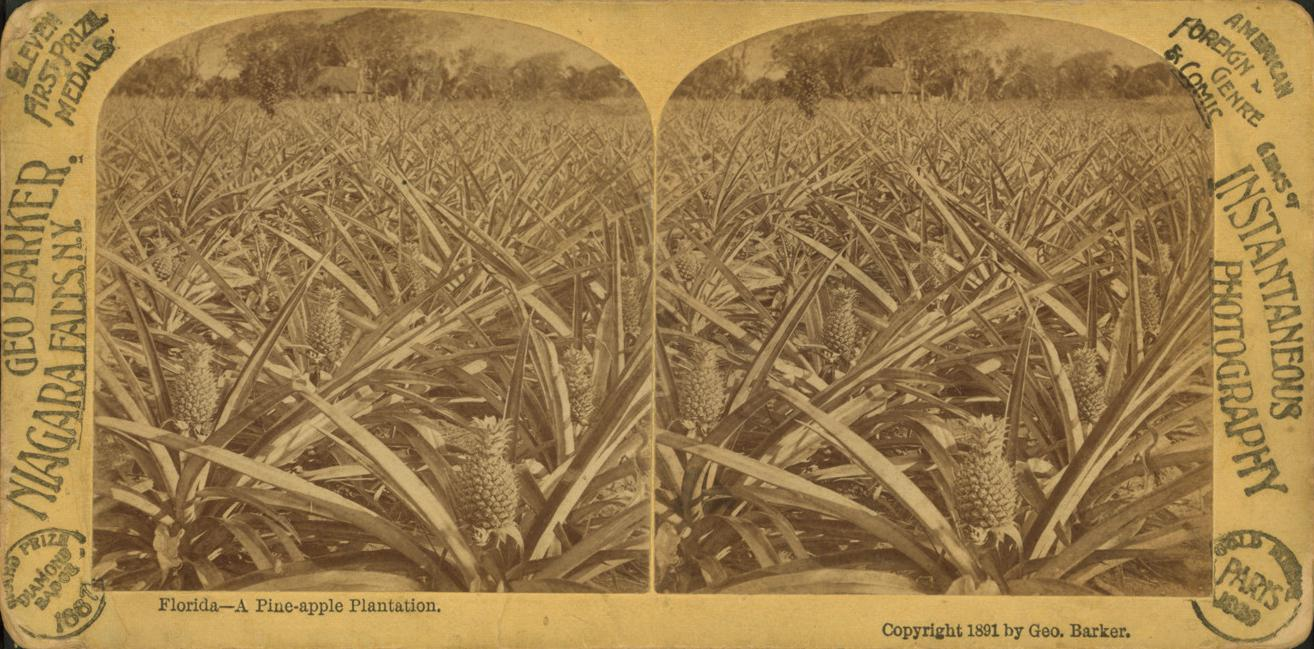
#> input picture fl_cards/G90F121_011F.jpg, 1314 x 649 px, given in place of G90F121_003F.jpg, which was not available
$ jupyter execute --allow-errors isolate_pair.ipynb   (shell and % lines are left out)   (text cells are left out)
#> lines starting #> are read from the running program, lines starting #| are printed output that depends on the picture; pictures that were not available may be replaced by others from this repository, and a replacement may not be noted
[cell 1]
from __future__ import division, absolute_import

import os
import numpy as np
import matplotlib.pyplot as plt
import matplotlib.patches as patches

from PIL import Image
from skimage import color
from scipy.stats import norm
from scipy.signal import find_peaks

[cell 2]
card = Image.open('./fl_cards/G90F121_003F.jpg')
#> card is the input picture: PIL image 1314x649 RGB; mean R, G, B 155.3, 124.5, 76.4

[cell 3]
w, h = card.size

[cell 4]
w_slice = card.crop((0, np.round(h * 1/3), w, np.round(h * 2/3)))
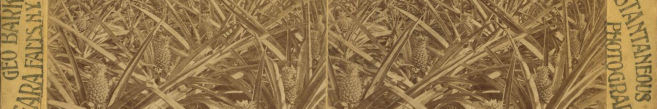
#> w_slice: PIL image 1314x217 RGB (shown at 1/2 size); mean R, G, B 148, 118.6, 75

[cell 5]
w_slice

[cell 6]
h_slice = card.crop((np.round(w * 1/3), 0, np.round(w * 2/3), h))
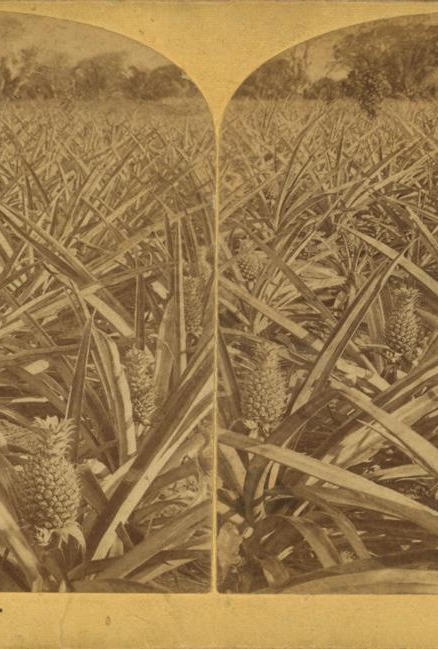
#> h_slice: PIL image 438x649 RGB; mean R, G, B 153.6, 122.8, 76.7

[cell 7]
h_slice

[cell 8]
def special_gray(image_slice):
    ycbcr = color.rgb2ycbcr(image_slice)

    cb_invert = 255 - ycbcr[:, :, 1]

    # Combine and Normalize to create gray
    return (cb_invert + ycbcr[:, :, 2]) / 510

[cell 9]
plt.imshow(special_gray(h_slice))
#> in special_gray, `cb_invert = 255 - ycbcr[:, :, 1]`:
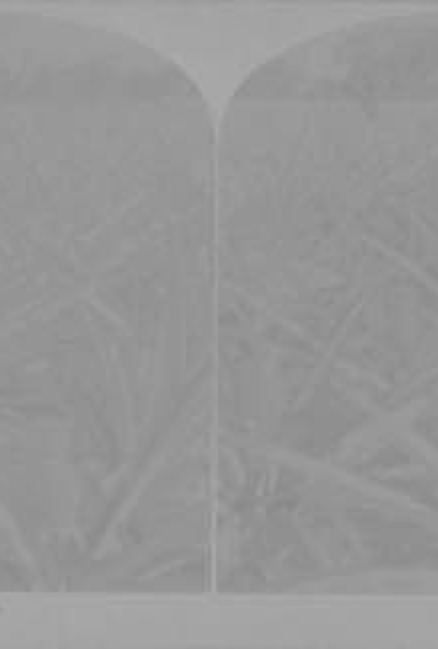
#> cb_invert: shape (649, 438) float64; min 136.4, max 171.1, mean 151.8
plt.show()

[cell 10]
gray_w = special_gray(w_slice)
#> in special_gray (call 2), `cb_invert = 255 - ycbcr[:, :, 1]`:
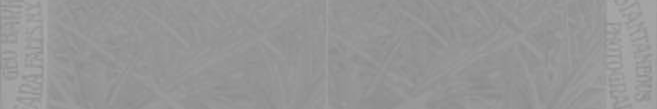
#> cb_invert: shape (217, 1314) float64 (shown at 1/2 size); min 136.4, max 174.5, mean 150.5
gray_h = special_gray(h_slice)

[cell 11]
intensities_w = np.squeeze(np.dot(gray_w.T, np.ones((gray_w.shape[0], 1))))
#> intensities_w = 1314 values, max 134.3 at index 90, min 123.1 at index 766, mean 125.3

[cell 12]
plt.plot(intensities_w)
plt.show()
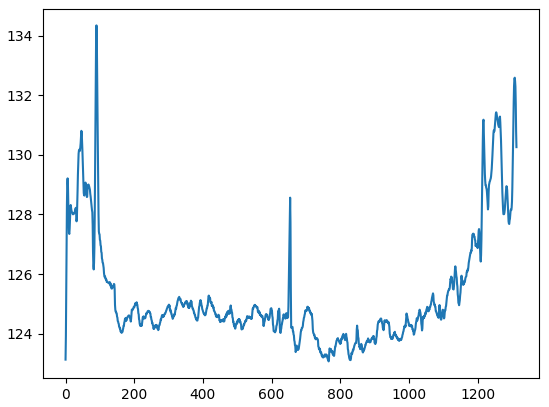
#> figure drawn by matplotlib, 1 panel; curve peaks at x = 90, y = 134.3

[cell 13]
intensities_h = np.squeeze(np.dot(gray_h, np.ones((gray_h.shape[1], 1))))
#> intensities_h = 649 values, max 273.6 at index 598, min 249.5 at index 341, mean 254.8

[cell 14]
plt.plot(intensities_h)
plt.show()
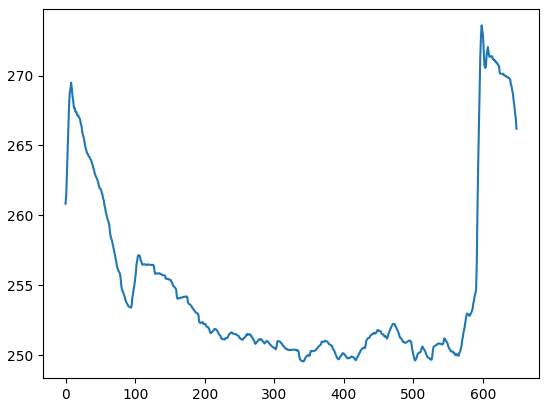
#> figure drawn by matplotlib, 1 panel; curve peaks at x = 598, y = 273.6

[cell 15]
from scipy.stats import norm

[cell 16]
x0 = {'x': 0.00418, 'mu': 0.0865, 'sigma': 0.0266}
x1 = {'x': 0.003, 'mu': 0.9143, 'sigma': 0.025}

[cell 17]
w = w_slice.size[0]

bias_l = {'x': x0['x'] * w, 'mu': x0['mu'] * w, 'sigma': x0['sigma'] * w}
bias_r = {'x': x1['x'] * w, 'mu': x1['mu'] * w, 'sigma': x1['sigma'] * w}

bias_l

[cell 18]
test = bias_l['x'] * norm.pdf(range(1, w), bias_l['mu'], bias_l['sigma'])

[cell 19]
plt.plot(test)
plt.show()
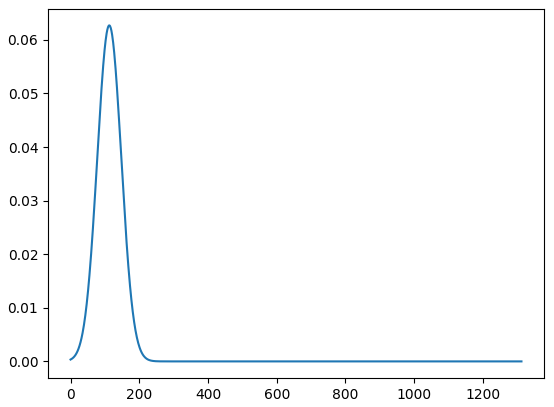
#> figure drawn by matplotlib, 1 panel; curve peaks at x = 113, y = 0.0627

[cell 20]
l_term = bias_l['x'] * norm.pdf(range(0, w), bias_l['mu'], bias_l['sigma'])
r_term = bias_r['x'] * norm.pdf(range(0, w), bias_r['mu'], bias_r['sigma'])

bias_term = (l_term + r_term)

[cell 21]
plt.plot(bias_term)
plt.show()
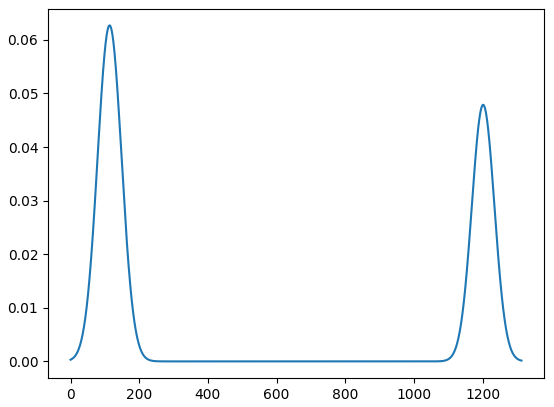
#> figure drawn by matplotlib, 1 panel; curve peaks at x = 114, y = 0.0627

[cell 22]
biased_w = bias_term * intensities_w
#> biased_w = 1314 values, max 7.89 at index 113, min 1.79e-55 at index 675, mean 0.913

[cell 23]
plt.plot(biased_w)
plt.show()
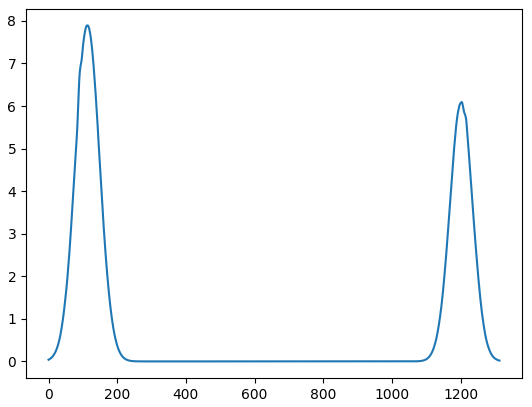
#> figure drawn by matplotlib, 1 panel; curve peaks at x = 113, y = 7.89

[cell 24]
from scipy.signal import find_peaks

[cell 25]
peaks = find_peaks(biased_w)[0]
#> peaks = [113, 1203]
peaks
#> Out = [113, 1203]

[cell 26]
# find_peaks(intensities_w, prominence=1)

[cell 27]
def just_edge_peaks(peaks, width):
    # left value is < 30% width
    # right value is > 70% width
    x0_locs = np.round(0.3 * width)
    x1_locs = np.round(0.7 * width)

    x0_pool = peaks[peaks < x0_locs]
    x1_pool = peaks[peaks > x1_locs]

    return (x0_pool, x1_pool)


# [26 lines left out: function best_peaks, not called in this run]


def return_x_bounds(peaks, width):
    num_peaks = len(peaks)

    if num_peaks < 2:
        # Failsafe, return average results
        x0 = np.round(width * 0.1)
        x1 = np.round(wdith * 0.9)
    elif num_peaks == 2:
        # Twin Peaks found
        x0 = peaks[0]
        x1 = peaks[1]
    else:
        # pare down list to get most likely right and left values
        x0_pool, x1_pool = just_edge_peaks(peaks, width)
        x0, x1 = best_peaks(x0_pool, x1_pool)

    return x0, x1

#> (a cell that did not finish here is left out)

#> (a cell that did not finish here is left out)

#> (a cell that did not finish here is left out)

#> (a cell that did not finish here is left out)

#> (a cell that did not finish here is left out)

#> (a cell that did not finish here is left out)

#> (a cell that did not finish here is left out)

#> (a cell that did not finish here is left out)

#> (a cell that did not finish here is left out)

#> (a cell that did not finish here is left out)

#> (a cell that did not finish here is left out)

[cell 39]
def special_gray(image_slice):
    ycbcr = color.rgb2ycbcr(image_slice)

    cb_invert = 255 - ycbcr[:, :, 1]

    # Combine and Normalize to create gray
    return (cb_invert + ycbcr[:, :, 2]) / 510


def x_bias_curve(x_data):
    # Observed Average Curve Metrics
    x0 = {'x': 0.00418, 'mu': 0.0865, 'sigma': 0.0266}
    x1 = {'x': 0.003, 'mu': 0.9143, 'sigma': 0.025}

    w = x_data.size

    # Generate scaled bias curves
    bias_l = {'x': x0['x'] * w, 'mu': x0['mu'] * w, 'sigma': x0['sigma'] * w}
    bias_r = {'x': x1['x'] * w, 'mu': x1['mu'] * w, 'sigma': x1['sigma'] * w}

    l_term = bias_l['x'] * norm.pdf(range(0, w), bias_l['mu'], bias_l['sigma'])
    r_term = bias_r['x'] * norm.pdf(range(0, w), bias_r['mu'], bias_r['sigma'])
    bias_term = (l_term + r_term)

    return bias_term


def y_bias_curve(y_data):
    # Observed Average Curve Metrics
    y0 = {'y': 0.0044, 'mu': 0.0420, 'sigma': 0.0186}
    y1 = {'y': 0.0088, 'mu': 0.9447, 'sigma': 0.0179}

    h = y_data.size

    # Generate scaled bias curves
    bias_l = {'y': y0['y'] * h, 'mu': y0['mu'] * h, 'sigma': y0['sigma'] * h}
    bias_r = {'y': y1['y'] * h, 'mu': y1['mu'] * h, 'sigma': y1['sigma'] * h}

    l_term = bias_l['y'] * norm.pdf(range(0, h), bias_l['mu'], bias_l['sigma'])
    r_term = bias_r['y'] * norm.pdf(range(0, h), bias_r['mu'], bias_r['sigma'])
    bias_term = (l_term + r_term)

    return bias_term / np.max(bias_term)


def get_x_points(card_img):
    w, h = card_img.size
    w_slice = card.crop((0, np.round(h * 1/3), w, np.round(h * 2/3)))
    gray_w = special_gray(w_slice)

    # Make graph of brightnesses
    intensities_w = np.squeeze(np.dot(gray_w.T, np.ones((gray_w.shape[0], 1))))

    # Bias the curve
    bias_term = x_bias_curve(intensities_w)
    biased_w = bias_term * intensities_w

    # Get peaks
    peaks = find_peaks(biased_w)[0]

    x0, x1 = return_x_bounds(peaks, w)

    return x0, x1


def return_y_bounds(peaks, biased_h, height):
    y0_pool, y1_pool = just_edge_peaks(peaks, height)

    if len(y0_pool) == 0:
        # Failsafe Value
        y0 = np.round(0.1 * height)
    elif len(y0_pool) == 1:
        y0 = y0_pool[0]
    else:
        # Choose Max peak values
        peak_vals = [biased_h[i] for i in y0_pool]
        idx = np.argmax(peak_vals)
        y0 = y0_pool[idx]

    if len(y1_pool) == 0:
        # Failsafe Value
        y1 = np.round(0.9 * height)
    elif len(y1_pool) == 1:
        y1 = y1_pool[0]
    else:
        # Choose Max peak values
        peak_vals = [biased_h[i] for i in y1_pool]
        idx = np.argmax(peak_vals)
        y1 = y1_pool[idx]

    return y0, y1


def get_y_points(card_img):
    w, h = card_img.size
    h_slice = card.crop((np.round(w * 1/3), 0, np.round(w * 2/3), h))
    gray_h = special_gray(h_slice)

    # Make graph of brightnesses
    intensities_h = np.squeeze(np.dot(gray_h, np.ones((gray_h.shape[1], 1))))

    # Bias the curve
    bias_term = y_bias_curve(intensities_h)
    biased_h = bias_term * intensities_h

    # Get peaks
    peaks = find_peaks(biased_h)[0]

    return return_y_bounds(peaks, biased_h, h)

[cell 40]
plt.plot(get_y_points(card))
#> in get_y_points, `bias_term = y_bias_curve(intensities_h)`: bias_term = 649 values, max 1 at index 613, min 2.81e-133 at index 326, mean 0.067
#> in get_y_points, `biased_h = bias_term * intensities_h`: biased_h = 649 values, max 271.4 at index 613, min 7.03e-131 at index 326, mean 18
#> in get_y_points, `peaks = find_peaks(biased_h)[0]`: peaks = [27, 613]
#> in just_edge_peaks, `x0_pool = peaks[peaks < x0_locs]`: x0_pool = [27]
#> in just_edge_peaks, `x1_pool = peaks[peaks > x1_locs]`: x1_pool = [613]
#> in return_y_bounds, `y0_pool, y1_pool = just_edge_peaks(peaks, height)`: y0_pool = [27]; y1_pool = [613]
#> in return_y_bounds, `y0 = y0_pool[0]`: y0 = 27
#> in return_y_bounds, `y1 = y1_pool[0]`: y1 = 613
plt.show()
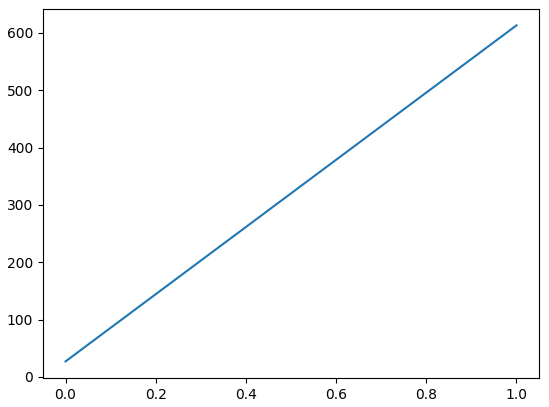
#> figure drawn by matplotlib, 1 panel

[cell 41]
get_x_points(card)
#> in get_x_points, `bias_term = x_bias_curve(intensities_w)`: bias_term = 1314 values, max 0.0627 at index 114, min 1.45e-57 at index 675, mean 0.00718
#> in get_x_points, `peaks = find_peaks(biased_w)[0]`: peaks = [113, 1203]
#> in return_x_bounds, `num_peaks = len(peaks)`: num_peaks = 2
#> in return_x_bounds, `x0 = peaks[0]`: x0 = 113
#> in return_x_bounds, `x1 = peaks[1]`: x1 = 1203
#> in get_x_points, `x0, x1 = return_x_bounds(peaks, w)`: x0 = 113; x1 = 1203
#> Out = (113, 1203)

[cell 42]
get_y_points(card)
#> Out = (27, 613)

$ run again, on fl_cards/G90F121_081ZF.jpg
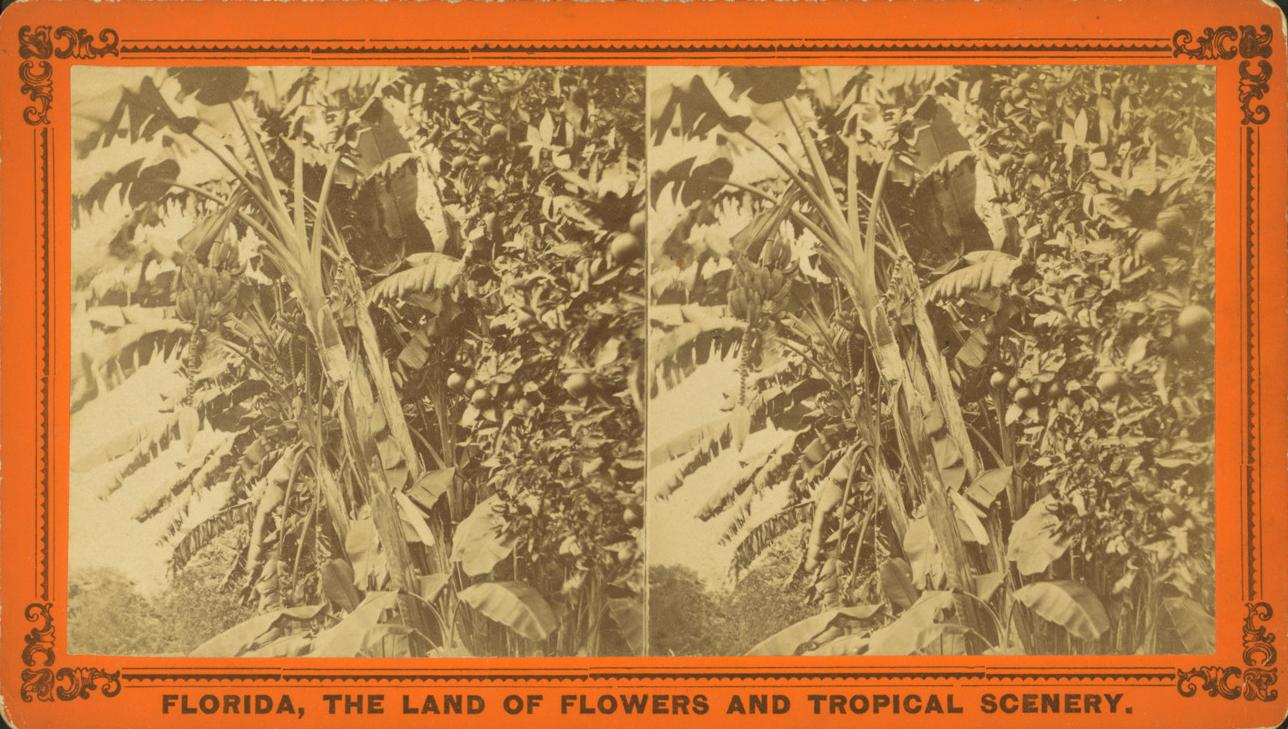
#> input picture fl_cards/G90F121_081ZF.jpg, 1288 x 729 px, given in place of G90F121_003F.jpg, which was not available
#> card is the input picture: PIL image 1288x729 RGB; mean R, G, B 178.1, 128.3, 76.2
#> ycbcr: shape (729, 430, 3) float64; mean of channels 0, 1, 2 132.7, 99.8, 150.1
#> ycbcr: shape (243, 1288, 3) float64; mean of channels 0, 1, 2 134.8, 101.6, 146.9
#> in special_gray (call 2), `cb_invert = 255 - ycbcr[:, :, 1]`:
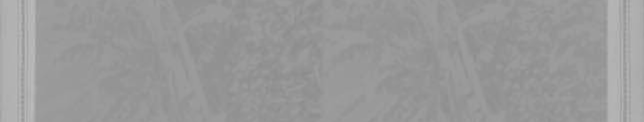
#> cb_invert: shape (243, 1288) float64 (shown at 1/2 size); min 138.3, max 188.6, mean 153.4
#> `intensities_w = np.squeeze(np.dot(gray_w.T, np.ones((gray_w.shape[0], ..`: intensities_w = 1288 values, max 179.8 at index 63, min 137.7 at index 462, mean 143.1
#> `intensities_h = np.squeeze(np.dot(gray_h, np.ones((gray_h.shape[1], 1)..`: intensities_h = 729 values, max 320.4 at index 659, min 244.9 at index 334, mean 257.4
#> `biased_w = bias_term * intensities_w`: biased_w = 1288 values, max 8.87 at index 112, min 2.03e-55 at index 661, mean 1.04
#> `peaks = find_peaks(biased_w)[0]`: peaks = [68, 112, 1179, 1216]
#> in get_y_points, `bias_term = y_bias_curve(intensities_h)`: bias_term = 729 values, max 1 at index 689, min 2.32e-133 at index 366, mean 0.067
#> biased_h = 729 values, max 316.3 at index 689, min 5.71e-131 at index 366, mean 20.07
#> in get_y_points, `peaks = find_peaks(biased_h)[0]`: peaks = [30, 685, 689]
#> in just_edge_peaks, `x0_pool = peaks[peaks < x0_locs]`: x0_pool = [30]
#> in just_edge_peaks, `x1_pool = peaks[peaks > x1_locs]`: x1_pool = [685, 689]
#> y0_pool = [30]; y1_pool = [685, 689]
#> y0 = 30
#> peak_vals = [295.8, 316.3]
#> idx = 1
#> y1 = 689
#> `plt.show()`:
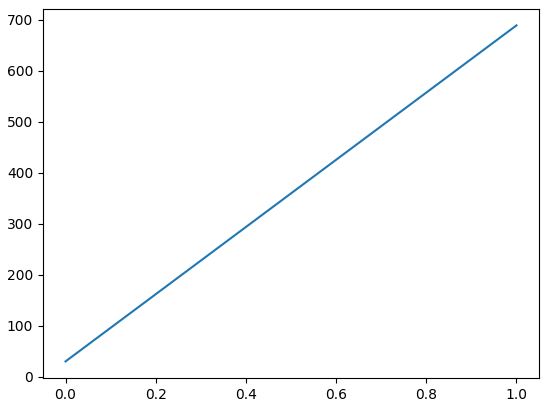
#> figure drawn by matplotlib, 1 panel
#> in get_x_points, `bias_term = x_bias_curve(intensities_w)`: bias_term = 1288 values, max 0.0627 at index 111, min 1.44e-57 at index 661, mean 0.00718
#> in get_x_points, `peaks = find_peaks(biased_w)[0]`: peaks = [68, 112, 1179, 1216]
#> num_peaks = 4
#> in return_x_bounds, `x0_pool, x1_pool = just_edge_peaks(peaks, width)`: x0_pool = [68, 112]; x1_pool = [1179, 1216]
#> largest_pool = 2
#> combinations = [[68, 1179], [68, 1216], [112, 1179], [112, 1216]]
#> img_pair_size = [0.863, 0.891, 0.828, 0.857]
#> mid_truth = [True, True, False, True]
#> est_card_size = [0.968, 0.997, 1, 1.03]
#> size_truth = [False, True, True, False]
#> pool_truth = [False, True, False, False]
#> num_passed = 1
#> best_combo = [[68, 1216]]
#> in best_peaks, `x0 = best_combo[0][0]`: x0 = 68
#> in best_peaks, `x1 = best_combo[0][1]`: x1 = 1216
#> in return_x_bounds, `x0, x1 = best_peaks(x0_pool, x1_pool)`: x0 = 68; x1 = 1216
#> in get_x_points, `x0, x1 = return_x_bounds(peaks, w)`: x0 = 68; x1 = 1216
#> `get_x_points(card)`: Out = (68, 1216)
#> `get_y_points(card)`: Out = (30, 689)
